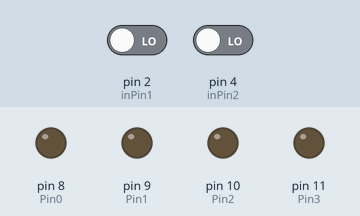
Recording of a sketch running on a simulated Arduino Uno, built with avr-gcc and run on an emulated ATmega328P. Parts: output pins drawn as LEDs (lit = HIGH). Dashed ring = blinking. The inputs (shaded band) are chosen by the test bench; at power-on: pin 2 (inPin1) LOW, pin 4 (inPin2) LOW.

Above: at 1.2 s.
1.3 s: pin 2 (inPin1) driven HIGH
At 1.48 s:
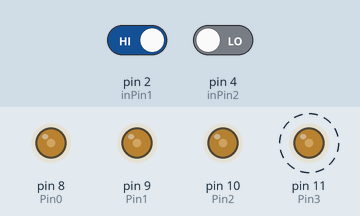
4.3 s: pin 2 (inPin1) driven LOW
5.8 s: pin 4 (inPin2) driven HIGH
At 6.9 s:
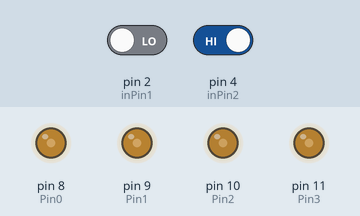
Timing chart, 0 to 14.8 s (numbered marks = the images above; inputs shaded):
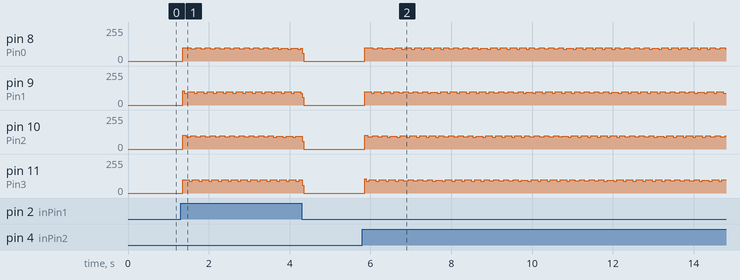

The sketch:

movement.ino
```cpp
int Pin0 = 8;
int Pin1 = 9;
int Pin2 = 10;
int Pin3 = 11;

int inPin1 = 2;
int inPin2 = 4;
int ouPin = 3;
int button1 = 0;
int button2 = 0;
int _step = 0;
boolean dir = true;// gre

void setup()
{
  pinMode(inPin1, INPUT);
  pinMode(inPin2, INPUT);
  pinMode(Pin0, OUTPUT);
  pinMode(Pin1, OUTPUT);
  pinMode(Pin2, OUTPUT);
  pinMode(Pin3, OUTPUT);
}

void loop()
{
  button1 = digitalRead(inPin1);
  button2 = digitalRead(inPin2);

  if(button1 == HIGH){
    dir = true;
    rotate();
  } else if(button2 == HIGH){
    dir = false;
    rotate();
  }else{
    stop();
  }

  delay(1);
}
void rotate() {

  switch(_step){
    case 0:
      digitalWrite(Pin0, LOW);
      digitalWrite(Pin1, LOW);
      digitalWrite(Pin2, LOW);
      digitalWrite(Pin3, HIGH);
    break;
    case 1:
      digitalWrite(Pin0, LOW);
      digitalWrite(Pin1, LOW);
      digitalWrite(Pin2, HIGH);
      digitalWrite(Pin3, HIGH);
    break;
    case 2:
      digitalWrite(Pin0, LOW);
      digitalWrite(Pin1, LOW);
      digitalWrite(Pin2, HIGH);
      digitalWrite(Pin3, LOW);
    break;
    case 3:
      digitalWrite(Pin0, LOW);
      digitalWrite(Pin1, HIGH);
      digitalWrite(Pin2, HIGH);
      digitalWrite(Pin3, LOW);
    break;
    case 4:
      digitalWrite(Pin0, LOW);
      digitalWrite(Pin1, HIGH);
      digitalWrite(Pin2, LOW);
      digitalWrite(Pin3, LOW);
    break;
    case 5:
      digitalWrite(Pin0, HIGH);
      digitalWrite(Pin1, HIGH);
      digitalWrite(Pin2, LOW);
      digitalWrite(Pin3, LOW);
    break;
    case 6:
      digitalWrite(Pin0, HIGH);
      digitalWrite(Pin1, LOW);
      digitalWrite(Pin2, LOW);
      digitalWrite(Pin3, LOW);
    break;
    case 7:
      digitalWrite(Pin0, HIGH);
      digitalWrite(Pin1, LOW);
      digitalWrite(Pin2, LOW);
      digitalWrite(Pin3, HIGH);
    break;
    default:
      digitalWrite(Pin0, LOW);
      digitalWrite(Pin1, LOW);
      digitalWrite(Pin2, LOW);
      digitalWrite(Pin3, LOW);
    break;
  }
  if (dir) {
    _step++;
  } else {
    _step--;
  }
  if (_step>7) {
    _step=0;
  }
  if (_step<0) {
    _step=7;
  }
}
void stop() {
      digitalWrite(Pin0, LOW);
      digitalWrite(Pin1, LOW);
      digitalWrite(Pin2, LOW);
      digitalWrite(Pin3, LOW);
  }
```
